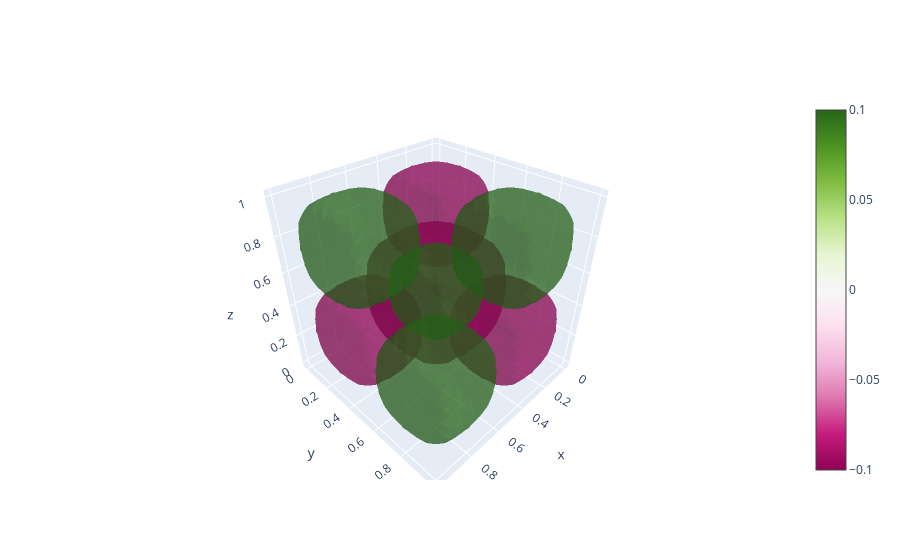

Notebook code for this chart:
### Code cell
import plotly.graph_objects as go
import numpy as np

l = 2
m = 2
n = 2

xmesh=[]
ymesh=[]
zmesh=[]
# psi=np.array([])
psi=[]
points=25

for z in np.linspace(0.,1.,points):
    for y in np.linspace(0.,1.,points):
        for x in np.linspace(0.,1.,points):
            xmesh.append(x)
            ymesh.append(y)
            zmesh.append(z)
            value=np.sin(l*np.pi*x)*np.sin(m*np.pi*y)*np.sin(n*np.pi*z)
            psi.append(value)
#            np.append(value,psi)
#            print("{0:8.6f} {1:8.6f} {2:8.6f} {3:8.6f}".format(x,y,z,value))

# print(zmesh)
#print(psi)
iso = 0.1

fig= go.Figure(data=go.Isosurface(
    x=xmesh,
    y=ymesh,
    z=zmesh,
    value=psi,
    isomin=-iso,
    isomax=iso,
    surface_count=2,
    opacity=0.5,
    caps=dict(x_show=False, y_show=False,z_show=False)
))

fig.show()

### Figure 1 — Plotly figure (JSON) as saved in the notebook; plotly's stock layout.template omitted (floating-point values rounded to 4 significant figures; data arrays with more than 128 entries replaced by an {"elided": "..."} marker saying what was removed)
{"data": [{"caps": {"x": {"show": false}, "y": {"show": false}, "z": {"show": false}}, "isomax": 0.1, "isomin": -0.1, "opacity": 0.5, "surface": {"count": 2}, "type": "isosurface", "value": {"elided": "15625 float values"}, "x": {"elided": "15625 float values"}, "y": {"elided": "15625 float values"}, "z": {"elided": "15625 float values"}}], "layout": {}}
